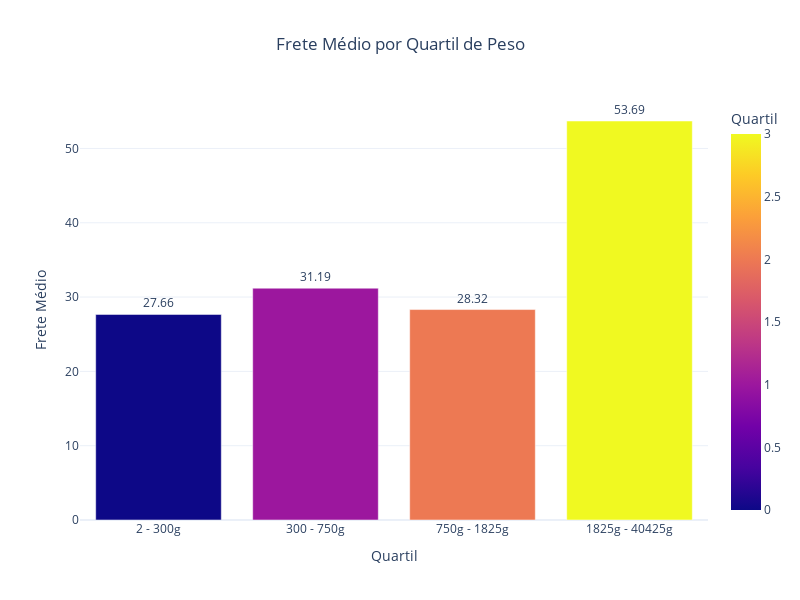

Here is the notebook cell this chart was saved with:
### Code cell
# Calcular quartis e adicionar a coluna 'quartil' ao DataFrame
df_peso = df[['product_weight_g', 'freight_value']].copy()
df_peso['quartil'] = pd.qcut(df_peso['product_weight_g'], 4, labels=False)

# Calcular tempo de entrega médio por quartil
media_frete_peso = df_peso.groupby('quartil')['freight_value'].mean().reset_index()

# Definir os intervalos de cada quartil
quartil_pesos_label = {
    0: '2 - 300g',
    1: '300 - 750g',
    2: '750g - 1825g',
    3: '1825g - 40425g'
}

# Mapear os labels para os quartis
media_frete_peso['intervalo'] = media_frete_peso['quartil'].map(quartil_pesos_label)

# Plotar o gráfico de barras
fig = px.bar(media_frete_peso, x='quartil', y='freight_value',
             labels={'quartil': 'Quartil', 'freight_value': 'Frete Médio'},
             title='Frete Médio por Quartil de Peso',
             text='freight_value',  
             width=800, height=600,
             color='quartil',
             color_discrete_sequence=px.colors.qualitative.Pastel)  

# Atualizar os rótulos do eixo x para mostrar os intervalos dos quartis
fig.update_xaxes(tickvals=media_frete_peso['quartil'], ticktext=media_frete_peso['intervalo'])

# Formatar o texto das barras
fig.update_traces(texttemplate='%{text:.2f}', textposition='outside')

# Ajustar layout
fig.update_layout(
    title_x=0.5,
    template='plotly_white'
)

fig.show()

### Figure 1 — Plotly figure (JSON) as saved in the notebook; plotly's stock layout.template omitted (floating-point values rounded to 4 significant figures)
{"data": [{"alignmentgroup": "True", "hovertemplate": "Quartil=%{marker.color}<br>Frete Médio=%{text}<extra></extra>", "legendgroup": "", "marker": {"color": [0, 1, 2, 3], "coloraxis": "coloraxis", "pattern": {"shape": ""}}, "name": "", "offsetgroup": "", "orientation": "v", "showlegend": false, "text": [27.66, 31.19, 28.32, 53.69], "textposition": "outside", "texttemplate": "%{text:.2f}", "type": "bar", "x": [0, 1, 2, 3], "xaxis": "x", "y": [27.66, 31.19, 28.32, 53.69], "yaxis": "y"}], "layout": {"barmode": "relative", "coloraxis": {"colorbar": {"title": {"text": "Quartil"}}, "colorscale": [[0, "#0d0887"], [0.1111, "#46039f"], [0.2222, "#7201a8"], [0.3333, "#9c179e"], [0.4444, "#bd3786"], [0.5556, "#d8576b"], [0.6667, "#ed7953"], [0.7778, "#fb9f3a"], [0.8889, "#fdca26"], [1, "#f0f921"]]}, "height": 600, "legend": {"tracegroupgap": 0}, "title": {"text": "Frete Médio por Quartil de Peso", "x": 0.5}, "width": 800, "xaxis": {"anchor": "y", "domain": [0, 1], "ticktext": ["2 - 300g", "300 - 750g", "750g - 1825g", "1825g - 40425g"], "tickvals": [0, 1, 2, 3], "title": {"text": "Quartil"}}, "yaxis": {"anchor": "x", "domain": [0, 1], "title": {"text": "Frete Médio"}}}}
